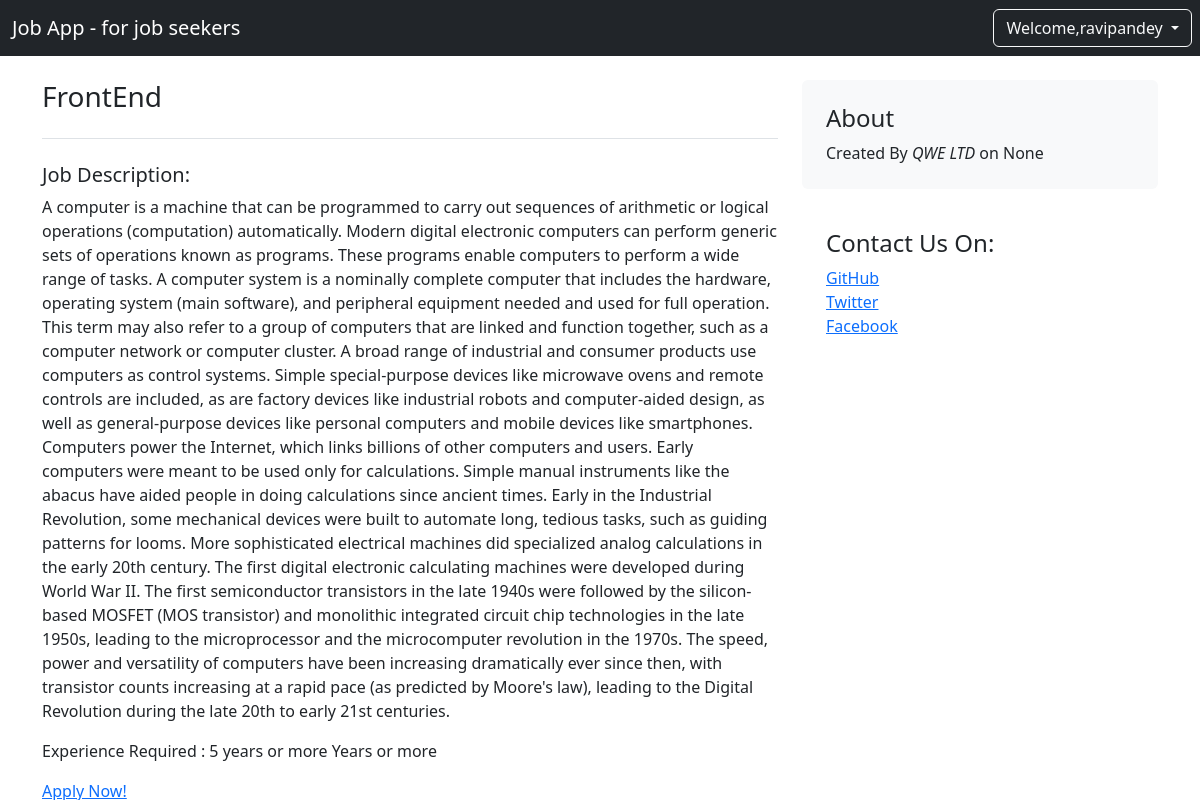
The app's page /jobs/jobPost/4 (signed in) with its own data.
### hire/models.py (models this page shows, shortened)
class jobPost(models.Model):
    job_id = models.AutoField(primary_key=True)
    job_title = models.CharField(max_length=50,default='0')
    company_name = models.CharField(max_length=50,default='0')
    branch = models.CharField(max_length=10,default=None)
    location = models.CharField(max_length=50,default='0')
    salary = models.CharField(max_length=50,default='0')
    experience = models.CharField(max_length=50,default='0')
    pub_date = models.DateTimeField(datetime.now(),null=True)
    job_description = models.CharField(max_length=50,default='00')

### jobs/views.py (the view)
# urls.py: path('jobPost/<int:id>',views.showJobs,name='showJobs'),
def showJobs(request,id):
    title = jobPost.objects.filter(job_id = id)[0]
    print(title)
    return render(request , 'jobs/jobPost.html' , {'item':title })

### jobs/templates/jobs/jobPost.html (shortened to what this page needs)
{% extends 'jobs/basic.html' %}
{%block body%}
<div class="container">
    <div class="row mt-4">
        <div class="col-md-8 blog-main">
            <h3 class="pb-4 mb-4 font-italic border-bottom ">
            {{item.job_title}}
            </h3>
            <div class="blog-post">
                <h5>Job Description: </h5>
                <p>{{item.job_description}}</p>
                <p>Experience Required : {{item.experience}} Years or more</p>
                <a href="/jobs/upload/{{item.job_id}}">Apply Now!</a>
            </div>
        </div>
        <aside class="col-md-4 blog-sidebar">
            <div class="p-4 mb-3 bg-light rounded">
                <h4 class="font-italic">About</h4>
                <p class="mb-0">Created By<em> {{item.company_name}}</em> on {{item.pub_date}} </p>
            </div>
            <div class="p-4">
                <h4 class="font-italic">Contact Us On: </h4>
                <ol class="list-unstyled">
                    <li><a href="#">GitHub</a></li>
                    <li><a href="#">Twitter</a></li>
                    <li><a href="#">Facebook</a></li>
                </ol>
            </div>
        </aside>
    </div>
    </div>
    {%endblock%}

### jobs/templates/jobs/basic.html (shortened to what this page needs)
<!doctype html>
<html lang="en">
<head>
  <link href="https://cdn.jsdelivr.net/npm/bootstrap@5.2.2/dist/css/bootstrap.min.css" rel="stylesheet"
>
</head>
<body>
  <nav class="navbar navbar-expand-lg navbar-dark bg-dark">
    <div class="container-fluid">
      <a class="navbar-brand" href="/jobs">Job App - for job seekers</a>
    </div>
    {%if user.is_authenticated%}
    <div class="dropdown">
      <button class="btn btn-outline-light dropdown-toggle mx-2" type="button" data-bs-toggle="dropdown" aria-expanded="false">
        Welcome,{{user.username}}
      </button>
    </div>
    {%endif%}
  </nav>
  {% block body %} {% endblock %}
</body>
</html>

### records on screen
jobPost: job_title "FrontEnd", job_description "A computer is a machine that can be programmed to carry out sequences of arithmetic or logical operations (computation) automatically. Modern digital electronic computers can perform generic sets of operations known as programs. These programs enable computers to perform a wide range of tasks. A computer system is a nominally complete computer that includes the hardware, operating system (main software), and peripheral equipment needed and used for full operation. This term may also refer to a group of computers that are linked and function together, such as a computer network or computer cluster. A broad range of industrial and consumer products use computers as control systems. Simple…", experience "5 years or more", company_name "QWE LTD", pub_date "None"

### other values on screen
{{ user.username }} "ravipandey"
